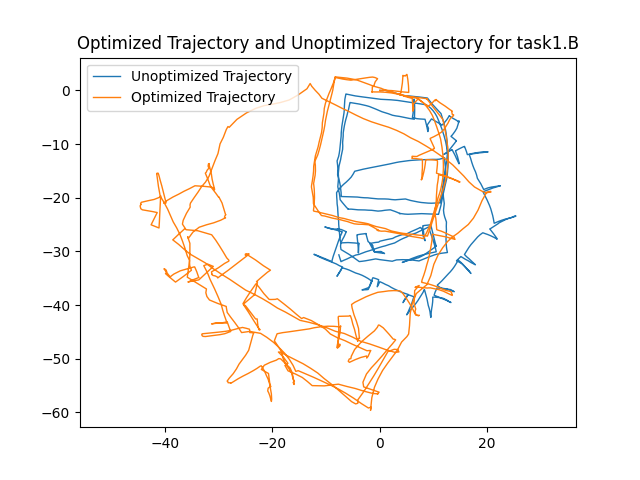

Python code for this plot:
"""
GTSAM Copyright 2010-2018, Georgia Tech Research Corporation,
Atlanta, Georgia 30332-0415
All Rights Reserved
Authors: Frank Dellaert, et al. (see THANKS for the full author list)
See LICENSE for the license information
Simple robotics example using odometry measurements and bearing-range (laser) measurements
Author: Alex Cunningham (C++), Kevin Deng & Frank Dellaert (Python)
"""
# pylint: disable=invalid-name, E1101

from __future__ import print_function

import math

import gtsam
import gtsam.utils.plot as gtsam_plot
import matplotlib.pyplot as plt
import numpy as np
import g2o_reading

#problem 1.B
poses,edges = g2o_reading.read_g2o('input_INTEL_g2o.g2o')

PRIOR_NOISE = gtsam.noiseModel.Diagonal.Sigmas(gtsam.Point3(0.3, 0.3, 0.1))
#create graph
graph = gtsam.NonlinearFactorGraph()
#prior factor
#add factors
initial_estimate = gtsam.Values()
initial = gtsam.Values()

# initial.insert(1,gtsam.Pose2(1,2,3))
# initial.insert(2,gtsam.Pose2(1,2,3))
# initial.insert(3,gtsam.Pose2(1,2,3))
# initial.insert(4,gtsam.Pose2(1,2,3))
# print(initial)

#print(len(poses)) 1228
for each_pose in poses:
    if each_pose[0] == 0:
         graph.add(gtsam.PriorFactorPose2(0, gtsam.Pose2(each_pose[1], each_pose[2], each_pose[3]), PRIOR_NOISE))

    initial_estimate.insert(each_pose[0],gtsam.Pose2(each_pose[1],each_pose[2],each_pose[3]))





for each_edge in edges:

    info_vector = each_edge[5]
    info_matrix = [[info_vector[0],info_vector[1],info_vector[2]],
    [info_vector[1],info_vector[3],info_vector[4]],
    [info_vector[2],info_vector[4],info_vector[5]]]
    cov_matrix = np.linalg.inv(np.array(info_matrix))

    ODO_NOISE = gtsam.noiseModel.Gaussian.Covariance(cov_matrix)
    graph.add(gtsam.BetweenFactorPose2(int(each_edge[0]), int(each_edge[1]), gtsam.Pose2(each_edge[2],each_edge[3],each_edge[4]), ODO_NOISE))


parameters = gtsam.GaussNewtonParams()
parameters.setRelativeErrorTol(1e-5)
parameters.setMaxIterations(100)

optimizer = gtsam.GaussNewtonOptimizer(graph, initial_estimate, parameters)
result = optimizer.optimize()



initial_poses_x = np.array(poses)[:,1]
initial_poses_y = np.array(poses)[:,2]
pose_num = len(initial_poses_x)
#print(pose_num) 1228


optimized_x = []
optimized_y = []
for i in range(pose_num):
    each_pose = result.atPose2(i).translation()
    optimized_x.append(each_pose[0])
    optimized_y.append(each_pose[1])


plt.plot(initial_poses_x,initial_poses_y,label='Unoptimized Trajectory',linewidth = 1)
plt.plot(optimized_x,optimized_y,label='Optimized Trajectory',linewidth = 1)
plt.legend()
plt.title('Optimized Trajectory and Unoptimized Trajectory for task1.B')
plt.axis('equal')
plt.show()
